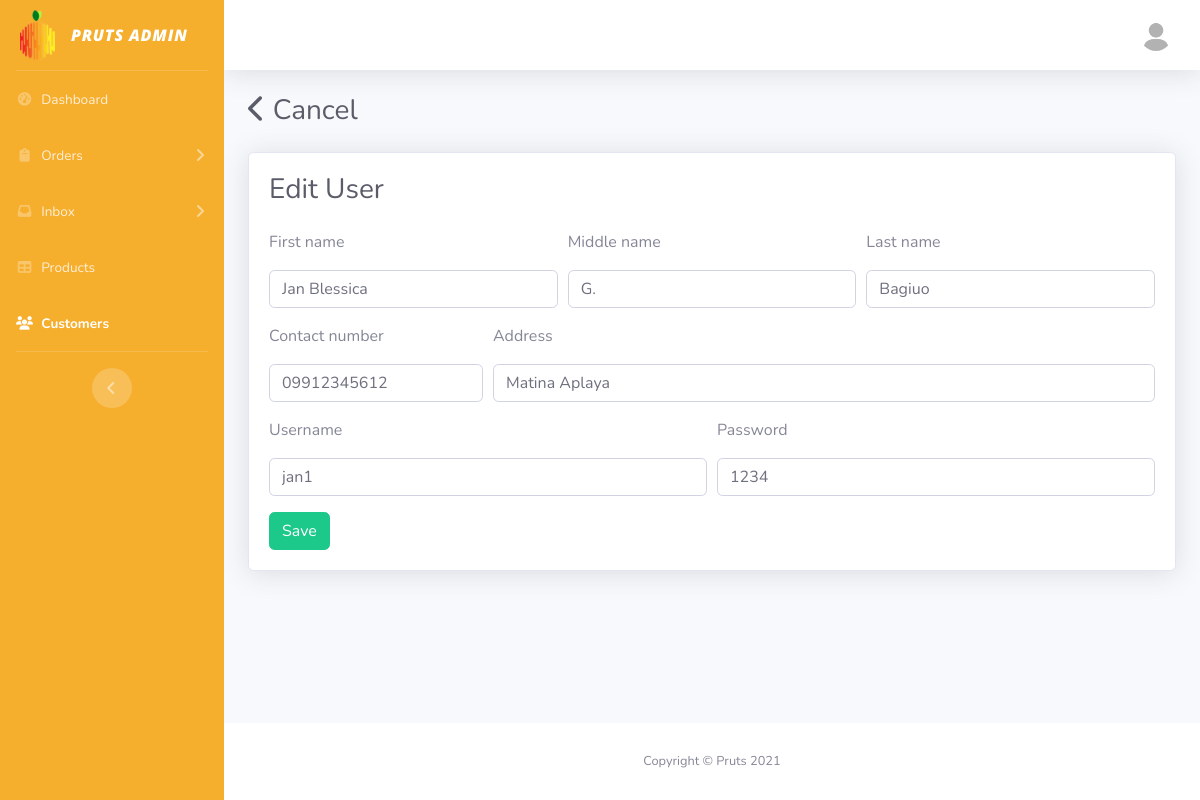
The page /admin_edit_user.php?id=2 on the database its author committed.
### tables this page shows
CREATE TABLE IF NOT EXISTS `customer` (
  `customerId` int(10) NOT NULL AUTO_INCREMENT,
  `fname` varchar(50) NOT NULL,
  `mname` varchar(50) NOT NULL,
  `lname` varchar(50) NOT NULL,
  `contactno` varchar(15) NOT NULL,
  `address` varchar(255) NOT NULL,
  `username` varchar(50) NOT NULL,
  `password` varchar(50) NOT NULL,
  PRIMARY KEY (`customerId`)
);

### admin_edit_user.php (the view, shortened to what this page needs)
<?php
include("config.php");
$conn = new mysqli($servername, $username, $password, $dbname);
$user_id = $_GET['id'];
?>
<!DOCTYPE html>
<html>
<head>
    <link href="vendor/fontawesome-free/css/all.min.css" rel="stylesheet" type="text/css">
    <link href="css/style.css" rel="stylesheet">
    <link href="vendor/datatables/dataTables.bootstrap4.min.css" rel="stylesheet">
</head>
<body id="page-top">
    <div id="wrapper">
        <ul class="navbar-nav bg-gradient-primary sidebar sidebar-dark accordion" id="accordionSidebar">
            <a class="sidebar-brand d-flex align-items-center justify-content-center">
                <div class="sidebar-brand-icon">
                    <img src="img/logo.png">
                </div>
                <div class="sidebar-brand-text mx-3 logonocolor">Pruts Admin</div>
            </a>
            <hr class="sidebar-divider my-0">
            <li class="nav-item">
                <a class="nav-link" href="admin_dashboard.php">
                    <i class="fas fa-fw fa-tachometer-alt"></i>
                    <span>Dashboard</span></a>
            </li>
            <li class="nav-item">
                <a class="nav-link collapsed" href="#" data-toggle="collapse" data-target="#collapse1"
                    aria-expanded="true" aria-controls="collapseOne">
                    <i class="fas fa-fw fa-clipboard"></i>
                    <span>Orders</span>
                </a>
            </li>
            <li class="nav-item">
                <a class="nav-link collapsed" href="#" data-toggle="collapse" data-target="#collapse2"
                    aria-expanded="true" aria-controls="collapseTwo">
                    <i class="fas fa-fw fa-inbox"></i>
                    <span>Inbox</span>
                </a>
            </li>
            <li class="nav-item">
                <a class="nav-link" href="admin_products.php">
                    <i class="fas fa-fw fa-table"></i>
                    <span>Products</span></a>
            </li>
            <li class="nav-item active">
                <a class="nav-link" href="admin_users.php">
                    <i class="fas fa-fw fa-users"></i>
                    <span>Customers</span></a>
            </li>
            <hr class="sidebar-divider d-none d-md-block">
            <div class="text-center d-none d-md-inline">
                <button class="rounded-circle border-0" id="sidebarToggle"></button>
            </div>
        </ul>
        <div id="content-wrapper" class="d-flex flex-column">
            <div id="content">
                <nav class="navbar navbar-expand navbar-light bg-white topbar mb-4 static-top shadow">
                    <ul class="navbar-nav ml-auto">
                        <li class="nav-item dropdown no-arrow">
                            <a class="nav-link dropdown-toggle" href="#" id="userDropdown" role="button" data-toggle="dropdown" aria-haspopup="true" aria-expanded="false">
                                <img class="img-profile rounded-circle" src="img/user.jpg">
                            </a>
                        </li>
                    </ul>
                </nav>
                <div class="container-fluid">
                    <div class="d-sm-flex align-items-center justify-content-between mb-4">
                        <a href="admin_users.php" style="text-decoration: none;">
                            <h1 class="h3 mb-0 text-gray-800"><i class="fa fa-chevron-left"></i> Cancel</h1>
                        </a>
                    </div>
                    <div class="card shadow mb-4">
                        <div class="card-body">
                            <div class="d-sm-flex align-items-center justify-content-between mb-4">
                                <h1 class="h3 mb-0 text-gray-800">Edit User</h1>
                            </div>
                            <?php
                            $sql = mysqli_query($conn, "SELECT * FROM `customer` WHERE customerId = $user_id");
                            $row = mysqli_fetch_array($sql)
                            ?>
                            <form class="form-row" method="post">
                                <div class="col-md-4 mb-3">
                                    <p id="txt">First name</p>
                                    <input class="form-control" type="text" name="fname" required value="<?php echo $row['fname']; ?>">
                                </div>
                                <div class="col-md-4 mb-3">
                                    <p id="txt">Middle name</p>
                                    <input class="form-control" type="text" name="mname" required value="<?php echo $row['mname']; ?>">
                                </div>
                                <div class="col-md-4 mb-3">
                                    <p id="txt">Last name</p>
                                    <input class="form-control" type="text" name="lname" required value="<?php echo $row['lname']; ?>">
                                </div>
                                <div class="col-md-3 mb-3">
                                    <p id="txt">Contact number</p>
                                    <input class="form-control" type="text" name="contact" required value="<?php echo $row['contactno']; ?>">
                                </div>
                                <div class="col-md-9 mb-3">
                                    <p id="txt">Address</p>
                                    <input class="form-control" type="text" name="address" required value="<?php echo $row['address']; ?>">
                                </div>
                                <div class="col-md-6 mb-3">
                                    <p id="txt">Username</p>
                                    <input class="form-control" type="text" name="username" required value="<?php echo $row['username']; ?>">
                                </div>
                                <div class="col-md-6 mb-3">
                                    <p id="txt">Password</p>
                                    <input class="form-control" type="text" name="password" required value="<?php echo $row['password']; ?>">
                                </div>
                                <input class="btn btn-success" type="submit" name="btn" value="Save" style="margin-left:5px">
                            </form>
                        </div>
                    </div>
                </div>
            </div>
            <footer class="sticky-footer bg-white">
                <div class="container my-auto">
                    <div class="copyright text-center my-auto">
                        <span>Copyright &copy; Pruts 2021</span>
                    </div>
                </div>
            </footer>
        </div>
    </div>
</body>
</html>

### rows shown on the page
customer: fname "Jan Blessica", mname "G.", lname "Bagiuo", contact "09912345612", address "Matina Aplaya", username "jan1", password "1234"
